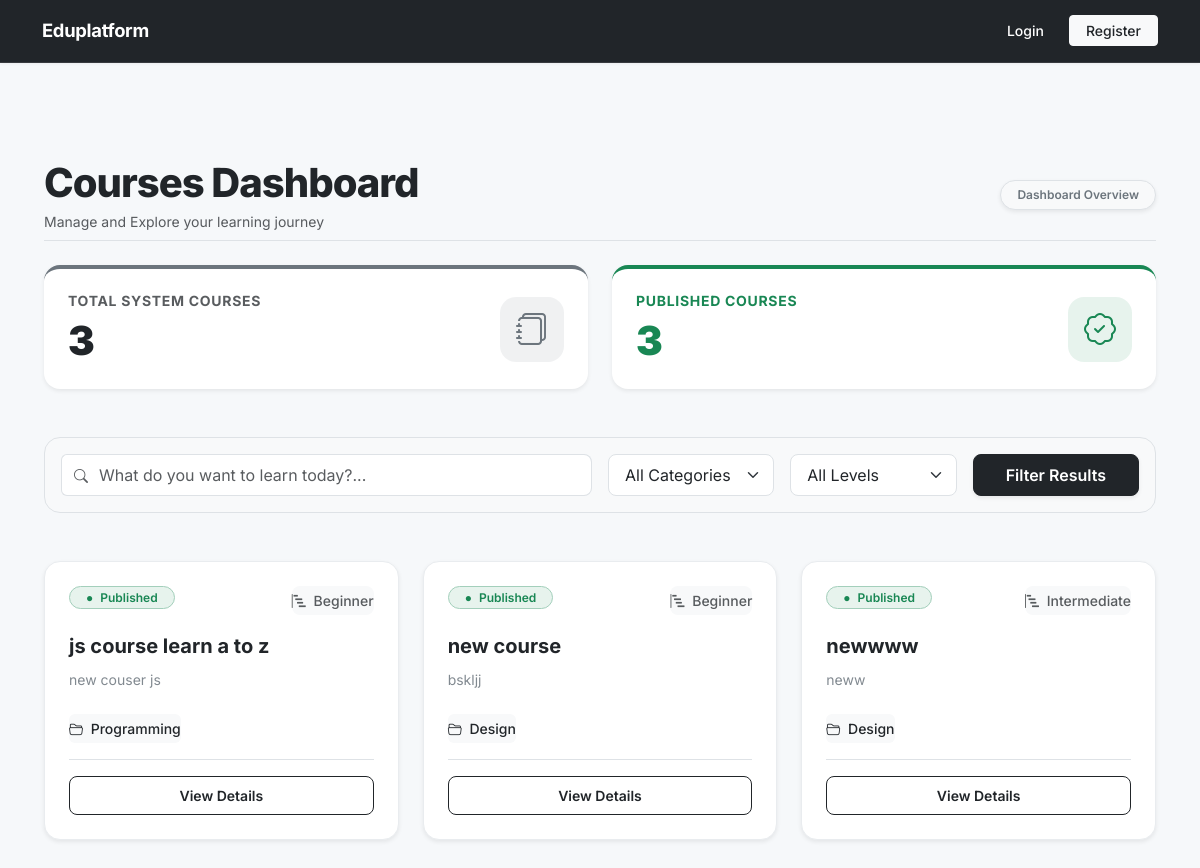
The page / on the database its author committed.
### core/models.py (models this page shows, shortened)
class Course(models.Model):
    LEVEL_CHOICES = [
        ('beginner', 'Beginner'),
        ('intermediate', 'Intermediate'),
        ('advanced', 'Advanced'),
    ]
    title = models.CharField(max_length=200)
    description = models.TextField()
    teacher = models.ForeignKey(User, on_delete=models.CASCADE, related_name='created_courses')
    category = models.ForeignKey(Category, on_delete=models.PROTECT, related_name='courses')
    level = models.CharField(max_length=15, choices=LEVEL_CHOICES, default='beginner')
    is_published = models.BooleanField(default=False)
    created_at = models.DateTimeField(auto_now_add=True)
    updated_at = models.DateTimeField(auto_now=True)

class Category(models.Model):
    name = models.CharField(max_length=100)
    slug = models.SlugField(unique=True)
    class Meta:
        verbose_name_plural = "Categories"
    def __str__(self):
        return self.name

### core/views.py (the view)
# urls.py: path('',views.course_list,name='course_list'),
def course_list(request):
    if request.user.is_authenticated and request.user.profile.role == 'teacher':
        courses = Course.objects.filter(teacher=request.user)
    else:
        courses = Course.objects.filter(is_published=True)
    search = request.GET.get('search')
    category = request.GET.get('category')
    level = request.GET.get('level')
    if search:
        courses = courses.filter(title__icontains=search) | \
                  courses.filter(description__icontains=search)
    if category:
        courses = courses.filter(category__slug=category)
    if level:
        courses = courses.filter(level=level)
    enrolled_ids = []
    if request.user.is_authenticated:
        role = request.user.profile.role
        if role == 'teacher':
            stats = {
                'total': courses.count(),
                'published': courses.filter(is_published=True).count(),
                'unpublished': courses.filter(is_published=False).count(),
            }
        elif role == 'student':
            enrolled_ids = Enrollment.objects.filter(student=request.user).values_list('course_id', flat=True)
            stats = {
                'total': Course.objects.filter(is_published=True).count(),
                'published': Course.objects.filter(is_published=True).count(),
                'enrolled': len(enrolled_ids),
            }
        elif role == 'admin':
            stats = {
                'total': Course.objects.count(),
                'published': Course.objects.filter(is_published=True).count(),
                'unpublished': Course.objects.filter(is_published=False).count(),
            }
    else:
        stats = {
            'total': Course.objects.filter(is_published=True).count(),
            'published': Course.objects.filter(is_published=True).count(),
            'unpublished': 0
        }
    filtered_courses_count = courses.count()
    context = {
        'course': courses,
        'filtered_courses_count': filtered_courses_count,
        'categories': Category.objects.all(),
        'enrolled_ids': enrolled_ids,
        'stats': stats,
    }
    return render(request, 'core/course_list.html', context)

### core/templates/core/course_list.html (shortened to what this page needs)
{% extends 'core/base.html' %}
{% block content %}
<link rel="stylesheet" href="https://cdn.jsdelivr.net/npm/bootstrap-icons@1.11.3/font/bootstrap-icons.min.css">
<div class="container my-5">
    <div class="d-flex justify-content-between align-items-center mb-4 pb-2 border-bottom">
        <div>
            <h1 class="fw-extrabold text-dark m-0 tracking-tight">{{ title|default:"Courses Dashboard" }}</h1>
            <p class="text-muted small m-0 mt-1">Manage and Explore your learning journey</p>
        </div>
        <span class="badge bg-light text-secondary border px-3 py-2 fw-semibold rounded-pill shadow-sm">Dashboard Overview</span>
    </div>
    <div class="row g-4 mb-5">
        <div class="{% if request.user.is_authenticated and request.user.profile.role == 'teacher' %}col-md-4{% else %}col-md-6{% endif %}">
            <div class="p-4 bg-white border-top border-secondary border-4 rounded-4 shadow-sm d-flex justify-content-between align-items-center h-100 transition-card">
                <div>
                    <h6 class="text-muted text-uppercase tracking-wider small fw-bold mb-2">
                        {% if request.user.is_authenticated and request.user.profile.role == 'teacher' %}
                            My Total Courses
                        {% else %}
                            Total System Courses
                        {% endif %}
                    </h6>
                    <h2 class="fw-black m-0 text-dark display-6">{{ stats.total }}</h2>
                </div>
                <div class="bg-secondary bg-opacity-10 p-3 rounded-4 text-secondary">
                    <i class="bi bi-journals fs-2 lh-1 d-block"></i>
                </div>
            </div>
        </div>
        <div class="{% if request.user.is_authenticated and request.user.profile.role == 'teacher' %}col-md-4{% else %}col-md-6{% endif %}">
            <div class="p-4 bg-white border-top border-success border-4 rounded-4 shadow-sm d-flex justify-content-between align-items-center h-100 transition-card">
                <div>
                    <h6 class="text-success text-uppercase tracking-wider small fw-bold mb-2">
                        {% if request.user.is_authenticated and request.user.profile.role == 'student' %}
                            My Enrollments
                        {% else %}
                            Published Courses
                        {% endif %}
                    </h6>
                    <h2 class="fw-black m-0 text-success display-6">
                        {% if request.user.is_authenticated and request.user.profile.role == 'student' %}
                            {{ stats.enrolled }}
                        {% else %}
                            {{ stats.published }}
                        {% endif %}
                    </h2>
                </div>
                <div class="bg-success bg-opacity-10 p-3 rounded-4 text-success">
                    {% if request.user.is_authenticated and request.user.profile.role == 'student' %}
                        <i class="bi bi-mortarboard fs-2 lh-1 d-block"></i>
                    {% else %}
                        <i class="bi bi-patch-check fs-2 lh-1 d-block"></i>
                    {% endif %}
                </div>
            </div>
        </div>
    </div>
    <div class="p-3 bg-light rounded-4 mb-5 border">
        <form method="get" class="row g-3 align-items-center">
            <div class="col-md-6">
                <div class="input-group">
                    <span class="input-group-text bg-white border-end-0 text-muted"><i class="bi bi-search small"></i></span>
                    <input
                        type="text"
                        name="search"
                        class="form-control border-start-0 ps-0 form-control-lg fs-6"
                        placeholder="What do you want to learn today?..."
                        value="{{ request.GET.search }}"
                    />
                </div>
            </div>
            <div class="col-md-2">
                <select name="category" class="form-select form-select-lg fs-6">
                    <option value="">All Categories</option>
                </select>
            </div>
            <div class="col-md-2">
                <select name="level" class="form-select form-select-lg fs-6">
                    <option value="">All Levels</option>
                </select>
            </div>
            <div class="col-md-2">
                <button type="submit" class="btn btn-dark btn-lg w-100 fs-6 fw-semibold shadow-sm hover-dark">
                    Filter Results
                </button>
            </div>
        </form>
    </div>
    <div class="row g-4">
        {% for c in course %}
            <div class="col-xl-4 col-md-6">
                <div class="card h-100 shadow-sm border border-light-subtle rounded-4 overflow-hidden position-relative transition-card bg-white">
                    <div class="card-body d-flex flex-column p-4">
                        <div class="d-flex justify-content-between align-items-start mb-3">
                            {% if c.is_published %}
                                <span class="badge bg-success bg-opacity-10 text-success rounded-pill px-3 py-1.5 small fw-semibold border border-success-subtle">
                                    <span class="me-1">●</span> Published
                                </span>
                            {% else %}
                                <span class="badge bg-warning bg-opacity-10 text-warning rounded-pill px-3 py-1.5 small fw-semibold border border-warning-subtle">
                                    <span class="me-1">●</span> Draft
                                </span>
                            {% endif %}
                            <div class="text-muted small fw-medium bg-light px-2.5 py-1 rounded-3">
                                <i class="bi bi-bar-chart-steps me-1"></i> {{ c.get_level_display }}
                            </div>
                        </div>
                        <h5 class="card-title fw-bold mb-2 text-dark lh-base">
                            <a href="{% url 'core:course_details' c.pk %}" class="text-decoration-none text-dark hover-link">
                                {{ c.title }}
                            </a>
                        </h5>
                        <p class="card-text text-secondary small flex-grow-1 mb-4 opacity-85">
                            {{ c.description|truncatewords:20 }}
                        </p>
                        <div class="d-flex gap-2 mb-3 pb-3 border-bottom small text-muted align-items-center">
                            <span class="bg-light px-2.5 py-1 rounded-2 text-dark fw-medium"><i class="bi bi-folder2-open me-1"></i> {{ c.category }}</span>
                        </div>
                        <div class="d-flex gap-2 mt-auto align-items-center">
                            <a href="{% url 'core:course_details' c.pk %}" class="btn btn-outline-dark btn-sm flex-fill fw-semibold py-2 rounded-3">
                                View Details
                            </a>
                        </div>
                    </div>
                </div>
            </div>
        {% endfor %}
    </div>
</div>
{% endblock %}

### core/templates/core/base.html (style rules this page uses)
body { font-family: 'Inter', sans-serif; background-color: #f6f8fa; color: #2D3748; -webkit-font-smoothing: antialiased; }

### core/templates/core/course_list.html (style rules this page uses)
.fw-black { font-weight: 900; }
.fw-extrabold { font-weight: 800; }
.tracking-tight { letter-spacing: -0.025em; }
.tracking-wider { letter-spacing: 0.05em; }
.opacity-85 { opacity: 0.85; }
.transition-card { transition: transform 0.25s cubic-bezier(0.4, 0, 0.2, 1), box-shadow 0.25s cubic-bezier(0.4, 0, 0.2, 1), border-color 0.25s; }
.hover-link { transition: color 0.2s ease; }

### rows shown on the page
Course: is_published "Published", level "Beginner", title "js course learn a to z", description "new couser js", category "Programming"
Course: is_published "Published", level "Beginner", title "new course", description "bskljj", category "Design"
Course: is_published "Published", level "Intermediate", title "newwww", description "neww", category "Design"

### other values the page prints
{{ title|default:"Courses Dashboard" }} "Courses Dashboard"
{{ stats.total }} "3"
{{ stats.published }} "3"
